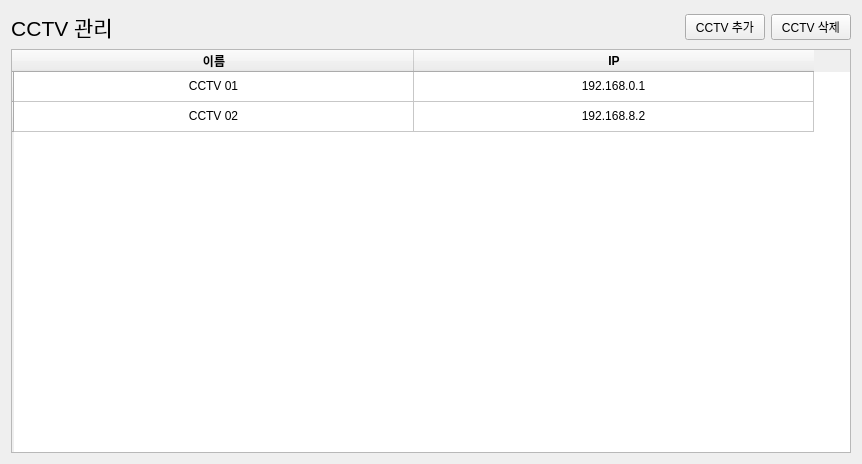
<?xml version="1.0" encoding="UTF-8"?>
<ui version="4.0">
 <class>Widget</class>
 <widget class="QWidget" name="Widget">
  <property name="geometry">
   <rect>
    <x>0</x>
    <y>0</y>
    <width>862</width>
    <height>464</height>
   </rect>
  </property>
  <property name="windowTitle">
   <string>Form</string>
  </property>
  <layout class="QVBoxLayout" name="verticalLayout">
   <item>
    <layout class="QHBoxLayout" name="horizontalLayout">
     <item>
      <widget class="QLabel" name="label_cctv_management">
       <property name="maximumSize">
        <size>
         <width>16777215</width>
         <height>16777215</height>
        </size>
       </property>
       <property name="font">
        <font>
         <pointsize>16</pointsize>
        </font>
       </property>
       <property name="text">
        <string>CCTV 관리</string>
       </property>
       <property name="alignment">
        <set>Qt::AlignmentFlag::AlignCenter</set>
       </property>
      </widget>
     </item>
     <item>
      <spacer name="horizontalSpacer">
       <property name="orientation">
        <enum>Qt::Orientation::Horizontal</enum>
       </property>
       <property name="sizeHint" stdset="0">
        <size>
         <width>40</width>
         <height>20</height>
        </size>
       </property>
      </spacer>
     </item>
     <item>
      <spacer name="horizontalSpacer_2">
       <property name="orientation">
        <enum>Qt::Orientation::Horizontal</enum>
       </property>
       <property name="sizeHint" stdset="0">
        <size>
         <width>40</width>
         <height>20</height>
        </size>
       </property>
      </spacer>
     </item>
     <item>
      <widget class="QPushButton" name="button_add_cctv">
       <property name="text">
        <string>CCTV 추가</string>
       </property>
      </widget>
     </item>
     <item>
      <widget class="QPushButton" name="button_delete_cctv">
       <property name="text">
        <string>CCTV 삭제</string>
       </property>
      </widget>
     </item>
    </layout>
   </item>
   <item>
    <widget class="QTableWidget" name="table_widget_cctv_management">
     <property name="sizePolicy">
      <sizepolicy hsizetype="Expanding" vsizetype="Expanding">
       <horstretch>0</horstretch>
       <verstretch>0</verstretch>
      </sizepolicy>
     </property>
     <property name="verticalScrollBarPolicy">
      <enum>Qt::ScrollBarPolicy::ScrollBarAsNeeded</enum>
     </property>
     <property name="horizontalScrollBarPolicy">
      <enum>Qt::ScrollBarPolicy::ScrollBarAlwaysOff</enum>
     </property>
     <attribute name="horizontalHeaderDefaultSectionSize">
      <number>400</number>
     </attribute>
     <attribute name="horizontalHeaderStretchLastSection">
      <bool>false</bool>
     </attribute>
     <row>
      <property name="text">
       <string/>
      </property>
      <property name="textAlignment">
       <set>AlignCenter</set>
      </property>
     </row>
     <row>
      <property name="text">
       <string/>
      </property>
     </row>
     <column>
      <property name="text">
       <string>이름</string>
      </property>
      <property name="font">
       <font>
        <pointsize>9</pointsize>
        <bold>true</bold>
       </font>
      </property>
     </column>
     <column>
      <property name="text">
       <string>IP</string>
      </property>
      <property name="font">
       <font>
        <bold>true</bold>
       </font>
      </property>
     </column>
     <item row="0" column="0">
      <property name="text">
       <string>CCTV 01</string>
      </property>
      <property name="textAlignment">
       <set>AlignCenter</set>
      </property>
     </item>
     <item row="0" column="1">
      <property name="text">
       <string>192.168.0.1</string>
      </property>
      <property name="textAlignment">
       <set>AlignCenter</set>
      </property>
     </item>
     <item row="1" column="0">
      <property name="text">
       <string>CCTV 02</string>
      </property>
      <property name="textAlignment">
       <set>AlignCenter</set>
      </property>
     </item>
     <item row="1" column="1">
      <property name="text">
       <string>192.168.8.2</string>
      </property>
      <property name="textAlignment">
       <set>AlignCenter</set>
      </property>
     </item>
    </widget>
   </item>
  </layout>
 </widget>
 <resources/>
 <connections/>
</ui>
